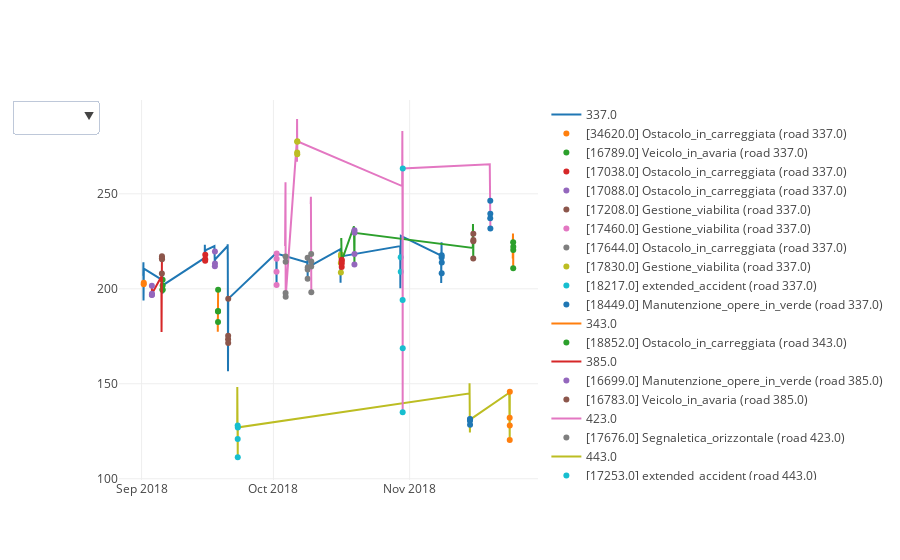

Notebook cell for this chart:
### Code cell
graph.show_speeds_with_events(tw_df, road_key=0, from_datetime='2010', to_datetime='2020')

### Figure 1 — Plotly figure (JSON) as saved in the notebook; plotly's stock layout.template omitted (floating-point values rounded to 4 significant figures; data arrays with more than 128 entries replaced by an {"elided": "..."} marker saying what was removed)
{"data": [{"marker": {"line": {"width": 1}}, "mode": "lines", "name": "337.0", "type": "scatter", "uid": "03b6087b-6660-461a-a49b-5d433411d682", "x": {"elided": "140 str values"}, "y": {"elided": "140 float values"}}, {"mode": "markers", "name": "[34620.0] Ostacolo_in_carreggiata (road 337.0)", "type": "scatter", "uid": "899fefb8-74f7-4f28-aa68-48b5c0d4002a", "x": ["2018-09-01 11:30:00", "2018-09-01 11:45:00"], "y": [202.3, 203.2]}, {"mode": "markers", "name": "[16789.0] Veicolo_in_avaria (road 337.0)", "type": "scatter", "uid": "c46f12d8-57b3-4740-acd5-258f4aaba3f1", "x": ["2018-09-05 18:15:00", "2018-09-05 18:30:00", "2018-09-05 18:45:00", "2018-09-05 19:00:00"], "y": [199.7, 199.3, 204.8, 201.8]}, {"mode": "markers", "name": "[17038.0] Ostacolo_in_carreggiata (road 337.0)", "type": "scatter", "uid": "b254dfff-e924-416b-a6f4-5a2b96dd1035", "x": ["2018-09-15 11:15:00", "2018-09-15 11:30:00", "2018-09-15 11:45:00"], "y": [214.8, 215.6, 217.9]}, {"mode": "markers", "name": "[17088.0] Ostacolo_in_carreggiata (road 337.0)", "type": "scatter", "uid": "b297c00a-ab05-4f75-82c5-7f974b936e09", "x": ["2018-09-17 16:15:00", "2018-09-17 16:30:00", "2018-09-17 16:45:00"], "y": [211.9, 219.7, 213.3]}, {"mode": "markers", "name": "[17208.0] Gestione_viabilita (road 337.0)", "type": "scatter", "uid": "416221a7-17ef-49fd-b771-8b93e7a26e51", "x": ["2018-09-20 16:30:00", "2018-09-20 16:45:00", "2018-09-20 17:00:00", "2018-09-20 17:15:00"], "y": [173.4, 175.3, 171.5, 194.7]}, {"mode": "markers", "name": "[17460.0] Gestione_viabilita (road 337.0)", "type": "scatter", "uid": "b3f93f7e-066d-4042-83f3-8c4689e9557d", "x": ["2018-10-01 17:00:00", "2018-10-01 17:15:00", "2018-10-01 17:30:00", "2018-10-01 17:45:00"], "y": [208.9, 202.0, 215.8, 218.6]}, {"mode": "markers", "name": "[17644.0] Ostacolo_in_carreggiata (road 337.0)", "type": "scatter", "uid": "46210902-ba91-4a54-baf3-a29a88f2c638", "x": ["2018-10-08 18:45:00", "2018-10-08 19:00:00", "2018-10-08 19:15:00", "2018-10-08 19:30:00"], "y": [216.4, 205.3, 210.2, 211.3]}, {"mode": "markers", "name": "[17830.0] Gestione_viabilita (road 337.0)", "type": "scatter", "uid": "50816423-3534-4c86-a54c-0bf6b026c306", "x": ["2018-10-16 08:15:00", "2018-10-16 08:30:00", "2018-10-16 08:45:00", "2018-10-16 09:00:00"], "y": [213.6, 208.5, 218.0, 217.0]}, {"mode": "markers", "name": "[18217.0] extended_accident (road 337.0)", "type": "scatter", "uid": "f65aa2e0-2044-4e55-935f-76bbb37d70f6", "x": ["2018-10-29 23:15:00", "2018-10-29 23:30:00"], "y": [216.6, 209.0]}, {"mode": "markers", "name": "[18449.0] Manutenzione_opere_in_verde (road 337.0)", "type": "scatter", "uid": "e581d4f4-18ba-4b6f-986e-846872d715c4", "x": ["2018-11-08 06:45:00", "2018-11-08 07:00:00", "2018-11-08 07:15:00", "2018-11-08 07:30:00"], "y": [216.4, 208.1, 217.6, 213.9]}, {"marker": {"line": {"width": 1}}, "mode": "lines", "name": "343.0", "type": "scatter", "uid": "f6285a02-ab22-46b0-8da2-859a4022e5cd", "x": ["2018-11-24 11:00:00", "2018-11-24 11:15:00", "2018-11-24 11:30:00", "2018-11-24 11:45:00", "2018-11-24 12:00:00", "2018-11-24 12:15:00", "2018-11-24 12:30:00", "2018-11-24 12:45:00", "2018-11-24 13:00:00", "2018-11-24 13:15:00", "2018-11-24 13:30:00", "2018-11-24 13:45:00", "2018-11-24 14:00:00", "2018-11-24 14:15:00"], "y": [216.4, 216.0, 219.0, 223.7, 224.6, 223.7, 229.2, 222.4, 224.0, 221.9, 224.6, 210.7, 220.4, 222.1]}, {"mode": "markers", "name": "[18852.0] Ostacolo_in_carreggiata (road 343.0)", "type": "scatter", "uid": "549aae6b-5e3f-4807-a8b0-fc12dc92d8da", "x": ["2018-11-24 13:30:00", "2018-11-24 13:45:00", "2018-11-24 14:00:00", "2018-11-24 14:15:00"], "y": [224.6, 210.7, 220.4, 222.1]}, {"marker": {"line": {"width": 1}}, "mode": "lines", "name": "385.0", "type": "scatter", "uid": "46f99d06-72dd-411e-87e8-b595b6b97afc", "x": ["2018-09-03 08:00:00", "2018-09-03 08:15:00", "2018-09-03 08:30:00", "2018-09-03 08:45:00", "2018-09-05 12:15:00", "2018-09-05 12:30:00", "2018-09-05 12:45:00", "2018-09-05 13:00:00", "2018-09-05 13:15:00", "2018-09-05 13:30:00", "2018-09-05 13:45:00", "2018-09-05 14:00:00", "2018-09-05 14:15:00", "2018-09-05 14:30:00", "2018-09-05 14:45:00", "2018-09-05 15:00:00", "2018-09-05 15:15:00", "2018-09-05 15:30:00"], "y": [196.7, 201.6, 196.8, 197.3, 206.4, 200.6, 199.9, 177.3, 208.0, 211.0, 215.1, 210.3, 212.7, 201.1, 208.0, 216.1, 217.1, 215.5]}, {"mode": "markers", "name": "[16699.0] Manutenzione_opere_in_verde (road 385.0)", "type": "scatter", "uid": "3b326135-246c-4b5c-9960-5cf905bfdcb6", "x": ["2018-09-03 08:00:00", "2018-09-03 08:15:00", "2018-09-03 08:30:00", "2018-09-03 08:45:00"], "y": [196.7, 201.6, 196.8, 197.3]}, {"mode": "markers", "name": "[16783.0] Veicolo_in_avaria (road 385.0)", "type": "scatter", "uid": "57d8f212-9189-482a-be53-bca447fa9475", "x": ["2018-09-05 14:45:00", "2018-09-05 15:00:00", "2018-09-05 15:15:00", "2018-09-05 15:30:00"], "y": [208.0, 216.1, 217.1, 215.5]}, {"marker": {"line": {"width": 1}}, "mode": "lines", "name": "423.0", "type": "scatter", "uid": "bb654f80-be77-43f2-9a01-6cf599336fbc", "x": ["2018-10-09 11:45:00", "2018-10-09 12:00:00", "2018-10-09 12:15:00", "2018-10-09 12:30:00", "2018-10-09 12:45:00", "2018-10-09 13:00:00", "2018-10-09 13:15:00", "2018-10-09 13:30:00", "2018-10-09 13:45:00", "2018-10-09 14:00:00", "2018-10-09 14:15:00", "2018-10-09 14:30:00", "2018-10-09 14:45:00", "2018-10-09 15:00:00"], "y": [244.7, 241.3, 231.1, 237.4, 248.4, 245.6, 237.4, 235.3, 236.1, 242.7, 218.4, 211.7, 214.3, 198.2]}, {"mode": "markers", "name": "[17676.0] Segnaletica_orizzontale (road 423.0)", "type": "scatter", "uid": "7121a455-8bb3-40bd-a17c-cb924f2791c6", "x": ["2018-10-09 14:15:00", "2018-10-09 14:30:00", "2018-10-09 14:45:00", "2018-10-09 15:00:00"], "y": [218.4, 211.7, 214.3, 198.2]}, {"marker": {"line": {"width": 1}}, "mode": "lines", "name": "443.0", "type": "scatter", "uid": "76046c41-d499-498c-a15a-463b34fe75bb", "x": ["2018-09-22 18:15:00", "2018-09-22 18:30:00", "2018-09-22 18:45:00", "2018-09-22 19:00:00", "2018-09-22 19:15:00", "2018-09-22 19:30:00", "2018-09-22 19:45:00", "2018-09-22 20:15:00", "2018-09-22 20:30:00", "2018-09-22 20:45:00", "2018-09-22 21:00:00", "2018-09-22 21:15:00", "2018-09-22 21:30:00", "2018-11-14 15:00:00", "2018-11-14 15:15:00", "2018-11-14 15:30:00", "2018-11-14 15:45:00", "2018-11-14 16:00:00", "2018-11-14 16:15:00", "2018-11-14 16:30:00", "2018-11-14 16:45:00", "2018-11-14 17:00:00", "2018-11-14 17:15:00", "2018-11-14 17:30:00", "2018-11-14 17:45:00", "2018-11-14 18:00:00", "2018-11-14 18:15:00", "2018-11-23 16:00:00", "2018-11-23 16:15:00", "2018-11-23 16:30:00", "2018-11-23 16:45:00", "2018-11-23 17:00:00", "2018-11-23 17:15:00", "2018-11-23 17:30:00", "2018-11-23 17:45:00", "2018-11-23 18:00:00", "2018-11-23 18:15:00", "2018-11-23 18:30:00", "2018-11-23 18:45:00", "2018-11-23 19:00:00", "2018-11-23 19:15:00"], "y": [126.6, 146.5, 148.3, 138.9, 141.8, 128.3, 124.6, 140.4, 127.2, 128.1, 120.9, 111.3, 127.0, 144.9, 150.2, 135.6, 147.5, 142.7, 145.5, 143.5, 133.7, 132.5, 124.3, 130.6, 131.4, 128.5, 131.2, 145.3, 143.2, 138.8, 143.5, 137.4, 135.5, 134.6, 133.9, 132.1, 134.6, 132.1, 120.4, 128.0, 145.8]}, {"mode": "markers", "name": "[17253.0] extended_accident (road 443.0)", "type": "scatter", "uid": "6e93d0a3-1e95-4ea0-ab35-df24095847da", "x": ["2018-09-22 20:45:00", "2018-09-22 21:00:00", "2018-09-22 21:15:00", "2018-09-22 21:30:00"], "y": [128.1, 120.9, 111.3, 127.0]}, {"mode": "markers", "name": "[35100.0] Veicolo_in_avaria (road 443.0)", "type": "scatter", "uid": "f0c56ba4-9eb7-447d-9ba8-35e25e0b1ce4", "x": ["2018-11-14 17:30:00", "2018-11-14 17:45:00", "2018-11-14 18:00:00", "2018-11-14 18:15:00"], "y": [130.6, 131.4, 128.5, 131.2]}, {"mode": "markers", "name": "[18835.0] Veicolo_in_avaria (road 443.0)", "type": "scatter", "uid": "f98c2ed8-b75a-43b5-aa47-e48ead16b919", "x": ["2018-11-23 18:30:00", "2018-11-23 18:45:00", "2018-11-23 19:00:00", "2018-11-23 19:15:00"], "y": [132.1, 120.4, 128.0, 145.8]}, {"marker": {"line": {"width": 1}}, "mode": "lines", "name": "454.0", "type": "scatter", "uid": "843a5d4a-ace9-46cb-ae1b-72a54589cfd9", "x": ["2018-10-16 10:15:00", "2018-10-16 10:30:00", "2018-10-16 10:45:00", "2018-10-16 11:00:00", "2018-10-16 11:15:00", "2018-10-16 11:30:00", "2018-10-16 11:45:00", "2018-10-16 12:00:00", "2018-10-16 12:15:00", "2018-10-16 12:30:00", "2018-10-16 12:45:00", "2018-10-16 13:00:00", "2018-10-16 13:15:00", "2018-10-16 13:30:00", "2018-10-19 08:00:00", "2018-10-19 08:15:00", "2018-10-19 08:30:00", "2018-10-19 08:45:00", "2018-10-19 09:00:00", "2018-10-19 09:15:00", "2018-10-19 09:30:00", "2018-10-19 09:45:00", "2018-10-19 10:00:00", "2018-10-19 10:15:00", "2018-10-19 10:30:00", "2018-10-19 10:45:00", "2018-10-19 11:00:00", "2018-10-19 11:15:00", "2018-11-15 09:00:00", "2018-11-15 09:15:00", "2018-11-15 09:30:00", "2018-11-15 09:45:00", "2018-11-15 10:00:00", "2018-11-15 10:15:00", "2018-11-15 10:30:00", "2018-11-15 10:45:00", "2018-11-15 11:00:00", "2018-11-15 11:15:00", "2018-11-15 11:30:00", "2018-11-15 11:45:00", "2018-11-15 12:00:00", "2018-11-15 12:15:00"], "y": [225.4, 221.6, 226.8, 218.3, 224.5, 221.4, 226.3, 215.0, 224.2, 226.4, 215.3, 211.4, 213.3, 214.8, 232.9, 223.3, 227.2, 223.9, 221.3, 225.1, 216.3, 222.8, 218.6, 216.1, 212.8, 230.8, 218.4, 229.5, 221.5, 231.7, 216.2, 230.3, 234.1, 223.3, 221.3, 221.3, 232.5, 227.0, 216.0, 225.1, 229.0, 225.7]}, {"mode": "markers", "name": "[17856.0] extended_accident (road 454.0)", "type": "scatter", "uid": "382d13f9-b24d-4233-a172-f10cd38f7049", "x": ["2018-10-16 12:45:00", "2018-10-16 13:00:00", "2018-10-16 13:15:00", "2018-10-16 13:30:00"], "y": [215.3, 211.4, 213.3, 214.8]}, {"mode": "markers", "name": "[17988.0] Barriere (road 454.0)", "type": "scatter", "uid": "0dd0c20e-0ee4-44cc-a28b-9a09b9b55843", "x": ["2018-10-19 10:30:00", "2018-10-19 10:45:00", "2018-10-19 11:00:00", "2018-10-19 11:15:00"], "y": [212.8, 230.8, 218.4, 229.5]}, {"mode": "markers", "name": "[18648.0] Manutenzione_opere_in_verde (road 454.0)", "type": "scatter", "uid": "727de568-56c3-4f50-83bd-bb4f577917f6", "x": ["2018-11-15 11:30:00", "2018-11-15 11:45:00", "2018-11-15 12:00:00", "2018-11-15 12:15:00"], "y": [216.0, 225.1, 229.0, 225.7]}, {"marker": {"line": {"width": 1}}, "mode": "lines", "name": "488.0", "type": "scatter", "uid": "06723646-6ece-4429-b21e-724917de4432", "x": ["2018-10-03 15:45:00", "2018-10-03 16:00:00", "2018-10-03 16:15:00", "2018-10-03 16:30:00", "2018-10-03 16:45:00", "2018-10-03 17:00:00", "2018-10-03 17:15:00", "2018-10-03 17:30:00", "2018-10-03 17:45:00", "2018-10-03 18:00:00", "2018-10-03 18:15:00", "2018-10-03 18:30:00", "2018-10-03 18:45:00", "2018-10-03 19:00:00", "2018-10-06 07:15:00", "2018-10-06 07:30:00", "2018-10-06 07:45:00", "2018-10-06 08:00:00", "2018-10-06 08:15:00", "2018-10-06 08:30:00", "2018-10-06 08:45:00", "2018-10-06 09:00:00", "2018-10-06 09:15:00", "2018-10-06 09:30:00", "2018-10-06 09:45:00", "2018-10-06 10:00:00", "2018-10-06 10:15:00", "2018-10-06 10:30:00", "2018-10-30 07:15:00", "2018-10-30 07:30:00", "2018-10-30 07:45:00", "2018-10-30 08:00:00", "2018-10-30 08:15:00", "2018-10-30 08:30:00", "2018-10-30 08:45:00", "2018-10-30 09:00:00", "2018-10-30 09:45:00", "2018-10-30 10:00:00", "2018-10-30 10:15:00", "2018-10-30 10:30:00", "2018-11-19 05:45:00", "2018-11-19 06:00:00", "2018-11-19 06:15:00", "2018-11-19 06:30:00", "2018-11-19 06:45:00", "2018-11-19 07:00:00", "2018-11-19 07:15:00", "2018-11-19 07:30:00", "2018-11-19 07:45:00", "2018-11-19 08:00:00", "2018-11-19 08:15:00", "2018-11-19 08:30:00", "2018-11-19 08:45:00", "2018-11-19 09:00:00"], "y": [222.5, 218.0, 222.8, 207.8, 223.3, 221.7, 241.5, 253.8, 254.5, 256.1, 217.0, 197.8, 214.2, 195.8, 276.9, 275.4, 272.1, 278.3, 271.0, 267.0, 266.9, 283.1, 289.4, 281.9, 271.8, 277.4, 270.8, 277.6, 254.1, 265.3, 265.2, 272.4, 283.1, 270.0, 280.3, 257.1, 194.2, 135.0, 168.7, 263.3, 265.5, 251.6, 256.5, 260.5, 262.4, 257.5, 253.3, 256.6, 238.7, 239.5, 237.2, 246.4, 239.5, 231.8]}, {"mode": "markers", "name": "[17520.0] Pavimentazione (road 488.0)", "type": "scatter", "uid": "fbf57e65-6eac-4c57-9a43-a52cff441682", "x": ["2018-10-03 18:15:00", "2018-10-03 18:30:00", "2018-10-03 18:45:00", "2018-10-03 19:00:00"], "y": [217.0, 197.8, 214.2, 195.8]}, {"mode": "markers", "name": "[17590.0] Pavimentazione (road 488.0)", "type": "scatter", "uid": "9e010ae8-d7bb-4e14-9d44-0218b9eaef8e", "x": ["2018-10-06 09:45:00", "2018-10-06 10:00:00", "2018-10-06 10:15:00", "2018-10-06 10:30:00"], "y": [271.8, 277.4, 270.8, 277.6]}, {"mode": "markers", "name": "[18232.0] Opera_arte (road 488.0)", "type": "scatter", "uid": "78b7bd5e-d6d3-4813-9187-0fe73ac53eb7", "x": ["2018-10-30 09:45:00", "2018-10-30 10:00:00", "2018-10-30 10:15:00", "2018-10-30 10:30:00"], "y": [194.2, 135.0, 168.7, 263.3]}, {"mode": "markers", "name": "[18706.0] Manutenzione_opere_in_verde (road 488.0)", "type": "scatter", "uid": "f122e2f6-e28b-447c-8632-88f6a7219347", "x": ["2018-11-19 08:15:00", "2018-11-19 08:30:00", "2018-11-19 08:45:00", "2018-11-19 09:00:00"], "y": [237.2, 246.4, 239.5, 231.8]}, {"marker": {"line": {"width": 1}}, "mode": "lines", "name": "520.0", "type": "scatter", "uid": "de25ca6b-7a3a-4c32-8107-5af764b6e088", "x": ["2018-09-18 08:00:00", "2018-09-18 08:15:00", "2018-09-18 08:30:00", "2018-09-18 08:45:00", "2018-09-18 09:00:00", "2018-09-18 09:15:00", "2018-09-18 09:30:00", "2018-09-18 09:45:00", "2018-09-18 10:00:00"], "y": [184.6, 177.3, 182.7, 182.5, 186.6, 188.1, 182.5, 188.3, 199.4]}, {"mode": "markers", "name": "[17115.0] Manutenzione_opere_in_verde (road 520.0)", "type": "scatter", "uid": "ea970af9-d29c-49b9-a0ec-9ee9eb298180", "x": ["2018-09-18 09:15:00", "2018-09-18 09:30:00", "2018-09-18 09:45:00", "2018-09-18 10:00:00"], "y": [188.1, 182.5, 188.3, 199.4]}], "layout": {"updatemenus": [{"active": -1, "buttons": [{"args": [{"visible": [true, true, true, true, true, true, true, true, true, true, true, true, true, true, true, true, true, true, true, true, true, true, true, true, true, true, true, true, true, true, true, true, true]}, {"title": "All (8 sensors)"}], "label": "Show all", "method": "update"}, {"args": [{"visible": [true, true, true, true, true, true, true, true, true, true, true, false, false, false, false, false, false, false, false, false, false, false, false, false, false, false, false, false, false, false, false, false, false]}, {"title": "Sensor 337.0 (2.0 lanes) - 140 data points - 10 events"}], "label": "337.0", "method": "update"}, {"args": [{"visible": [false, false, false, false, false, false, false, false, false, false, false, true, true, false, false, false, false, false, false, false, false, false, false, false, false, false, false, false, false, false, false, false, false]}, {"title": "Sensor 343.0 (2.0 lanes) - 14 data points - 1 events"}], "label": "343.0", "method": "update"}, {"args": [{"visible": [false, false, false, false, false, false, false, false, false, false, false, false, false, true, true, true, false, false, false, false, false, false, false, false, false, false, false, false, false, false, false, false, false]}, {"title": "Sensor 385.0 (2.0 lanes) - 18 data points - 2 events"}], "label": "385.0", "method": "update"}, {"args": [{"visible": [false, false, false, false, false, false, false, false, false, false, false, false, false, false, false, false, true, true, false, false, false, false, false, false, false, false, false, false, false, false, false, false, false]}, {"title": "Sensor 423.0 (2.0 lanes) - 14 data points - 1 events"}], "label": "423.0", "method": "update"}, {"args": [{"visible": [false, false, false, false, false, false, false, false, false, false, false, false, false, false, false, false, false, false, true, true, true, true, false, false, false, false, false, false, false, false, false, false, false]}, {"title": "Sensor 443.0 (2.0 lanes) - 41 data points - 3 events"}], "label": "443.0", "method": "update"}, {"args": [{"visible": [false, false, false, false, false, false, false, false, false, false, false, false, false, false, false, false, false, false, false, false, false, false, true, true, true, true, false, false, false, false, false, false, false]}, {"title": "Sensor 454.0 (2.0 lanes) - 42 data points - 3 events"}], "label": "454.0", "method": "update"}, {"args": [{"visible": [false, false, false, false, false, false, false, false, false, false, false, false, false, false, false, false, false, false, false, false, false, false, false, false, false, false, true, true, true, true, true, false, false]}, {"title": "Sensor 488.0 (2.0 lanes) - 54 data points - 4 events"}], "label": "488.0", "method": "update"}, {"args": [{"visible": [false, false, false, false, false, false, false, false, false, false, false, false, false, false, false, false, false, false, false, false, false, false, false, false, false, false, false, false, false, false, false, true, true]}, {"title": "Sensor 520.0 (2.0 lanes) - 9 data points - 1 events"}], "label": "520.0", "method": "update"}]}]}}
